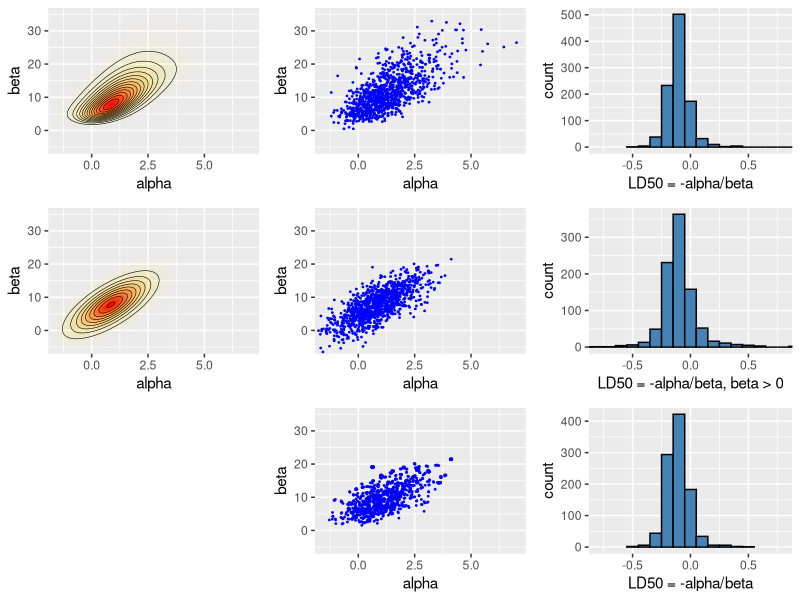

Here is the R script that generated this plot:
#' ---
#' title: "Bayesian data analysis demo 10.3"
#' author: "Aki Vehtari, Markus Paasiniemi"
#' date: "`r format(Sys.Date())`"
#' ---

#' ## Importance sampling with Normal distribution as a proposal for Bioassay model.
#'

#' ggplot2, grid, and gridExtra are used for plotting, tidyr for
#' manipulating data frames
#+ setup, message=FALSE, error=FALSE, warning=FALSE
library(ggplot2)
library(gridExtra)
library(grid)
library(tidyr)
library(MASS)
library(loo)

#' ### Grid sampling for Bioassay model.

#' Bioassay data, (BDA3 page 86)
df1 <- data.frame(
  x = c(-0.86, -0.30, -0.05, 0.73),
  n = c(5, 5, 5, 5),
  y = c(0, 1, 3, 5)
)

#' Compute the posterior density in a grid
#' 
#' - usually should be computed in logarithms!
#' - with alternative prior, check that range and spacing of A and B
#'   are sensible
A = seq(-1.5, 7, length.out = 100)
B = seq(-5, 35, length.out = 100)
# make vectors that contain all pairwise combinations of A and B
cA <- rep(A, each = length(B))
cB <- rep(B, length(A))
# a helper function to calculate the log likelihood
logl <- function(df, a, b)
  df['y']*(a + b*df['x']) - df['n']*log1p(exp(a + b*df['x']))
# calculate likelihoods: apply logl function for each observation
# ie. each row of data frame of x, n and y
p <- apply(df1, 1, logl, cA, cB) %>% rowSums() %>% exp()

#' Sample from the grid (with replacement)
nsamp <- 1000
samp_indices <- sample(length(p), size = nsamp,
                       replace = T, prob = p/sum(p))
samp_A <- cA[samp_indices[1:nsamp]]
samp_B <- cB[samp_indices[1:nsamp]]
# add random jitter, see BDA3 p. 76
samp_A <- samp_A + runif(nsamp, (A[1] - A[2])/2, (A[2] - A[1])/2)
samp_B <- samp_B + runif(nsamp, (B[1] - B[2])/2, (B[2] - B[1])/2)

#' Compute LD50 for all draws
samp_ld50 <- -samp_A/samp_B

#' Create a plot of the posterior density
# limits for the plots
xl <- c(-1.5, 7)
yl <- c(-5, 35)
pos <- ggplot(data = data.frame(cA ,cB, p), aes(x = cA, y = cB)) +
  geom_raster(aes(fill = p, alpha = p), interpolate = T) +
  geom_contour(aes(z = p), colour = 'black', size = 0.2) +
  coord_cartesian(xlim = xl, ylim = yl) +
  labs(x = 'alpha', y = 'beta') +
  scale_fill_gradient(low = 'yellow', high = 'red', guide = F) +
  scale_alpha(range = c(0, 1), guide = F)

#' Plot of the samples
sam <- ggplot(data = data.frame(samp_A, samp_B)) +
  geom_point(aes(samp_A, samp_B), color = 'blue', size = 0.3) +
  coord_cartesian(xlim = xl, ylim = yl) +
  labs(x = 'alpha', y = 'beta')

#' Plot of the histogram of LD50
his <- ggplot() +
  geom_histogram(aes(samp_ld50), binwidth = 0.1,
                 fill = 'steelblue', color = 'black') +
  coord_cartesian(xlim = c(-0.8, 0.8)) +
  labs(x = 'LD50 = -alpha/beta')

#' ### Normal approximation for Bioassay model.

#' Define the function to be optimized
bioassayfun <- function(w, df) {
  z <- w[1] + w[2]*df$x
  -sum(df$y*(z) - df$n*log1p(exp(z)))
}

#' Optimize
w0 <- c(0,0)
optim_res <- optim(w0, bioassayfun, gr = NULL, df1, hessian = T)
w <- optim_res$par
S <- solve(optim_res$hessian)

#' Multivariate normal probability density function
dmvnorm <- function(x, mu, sig)
  exp(-0.5*(length(x)*log(2*pi) + log(det(sig)) + (x-mu)%*%solve(sig, x-mu)))

#' Evaluate likelihood at points (cA,cB) 
#' this is just for illustration and would not be needed otherwise
p <- apply(cbind(cA, cB), 1, dmvnorm, w, S)

#' Sample from the multivariate normal 
samp_norm <- mvrnorm(nsamp, w, S)

#' Samples of LD50 conditional beta > 0:
#' Normal approximation does not take into account that the posterior
#' is not symmetric and that there is very low density for negative
#' beta values. Based on the draws from the normal approximation
#' is is estimated that there is about 5% probability that beta is negative!
bpi <- samp_norm[,2] > 0
samp_norm_ld50 <- -samp_norm[bpi,1]/samp_norm[bpi,2]

#' Create a plot of the posterior density
pos_norm <- ggplot(data = data.frame(cA ,cB, p), aes(x = cA, y = cB)) +
  geom_raster(aes(fill = p, alpha = p), interpolate = T) +
  geom_contour(aes(z = p), colour = 'black', size = 0.2) +
  coord_cartesian(xlim = xl, ylim = yl) +
  labs(x = 'alpha', y = 'beta') +
  scale_fill_gradient(low = 'yellow', high = 'red', guide = F) +
  scale_alpha(range = c(0, 1), guide = F)

#' Plot of the samples
sam_norm <- ggplot(data = data.frame(samp_A=samp_norm[,1], samp_B=samp_norm[,2])) +
  geom_point(aes(samp_A, samp_B), color = 'blue', size = 0.3) +
  coord_cartesian(xlim = xl, ylim = yl) +
  labs(x = 'alpha', y = 'beta')

#' Plot of the histogram of LD50
his_norm <- ggplot() +
  geom_histogram(aes(samp_norm_ld50), binwidth = 0.1,
                 fill = 'steelblue', color = 'black') +
  coord_cartesian(xlim = c(-0.8, 0.8)) +
  labs(x = 'LD50 = -alpha/beta, beta > 0')

#' ### Importance sampling for Bioassay model.
 
#' Multivariate normal log probability density function
ldmvnorm <- function(x, mu, sig)
(-0.5*(length(x)*log(2*pi) + log(det(sig)) + (x-mu)%*%solve(sig, x-mu)))
#' Log importance ratios (working in log scale is numerically more stable)
lg <- apply(samp_norm, 1, ldmvnorm, w, S)
lp <- apply(df1, 1, logl, samp_norm[,1], samp_norm[,2]) %>% rowSums()
lw <- lp-lg
#' Pareto smoothed importance sampling
#' [(Vehtari et al, 2017)](https://arxiv.org/abs/1507.02646)
psis <- psislw(lw)
pis <- exp(psis$lw_smooth)
#' Pareto diagnostics. k<0.7 is ok.
#' [(Vehtari et al, 2017)](https://arxiv.org/abs/1507.02646)
print(psis$pareto_k)

#' Importance sampling weights could be used to weight different
#' expectations directly, but for visualisation and easy computation
#' of LD50 histogram, we use resampling importance sampling.
samp_indices <- sample(length(pis), size = nsamp,
                       replace = T, prob = pis)
rissamp_A <- samp_norm[samp_indices,1]
rissamp_B <- samp_norm[samp_indices,2]
# add random jitter, see BDA3 p. 76
rissamp_A <- rissamp_A + runif(nsamp, (A[1] - A[2])/2, (A[2] - A[1])/2)
rissamp_B <- rissamp_B + runif(nsamp, (B[1] - B[2])/2, (B[2] - B[1])/2)
# samples of LD50 
rissamp_ld50 <- -rissamp_A/rissamp_B

#' Plot of the samples
sam_ris <- ggplot(data = data.frame(rissamp_A, rissamp_B)) +
  geom_point(aes(rissamp_A, rissamp_B), color = 'blue', size = 0.3) +
  coord_cartesian(xlim = xl, ylim = yl) +
  labs(x = 'alpha', y = 'beta')

#' Plot of the histogram of LD50
his_ris <- ggplot() +
  geom_histogram(aes(rissamp_ld50), binwidth = 0.1,
                 fill = 'steelblue', color = 'black') +
  coord_cartesian(xlim = c(-0.8, 0.8)) +
  labs(x = 'LD50 = -alpha/beta')

#' Combine the plots. Top: grid sampling, middle: normal
#' approximation, bottom: importance sampling.
#+ blank, fig.show='hide'
blank <- grid.rect(gp=gpar(col="white"))
#+ combined
grid.arrange(pos, sam, his, pos_norm, sam_norm, his_norm, blank, sam_ris, his_ris, ncol=3)
